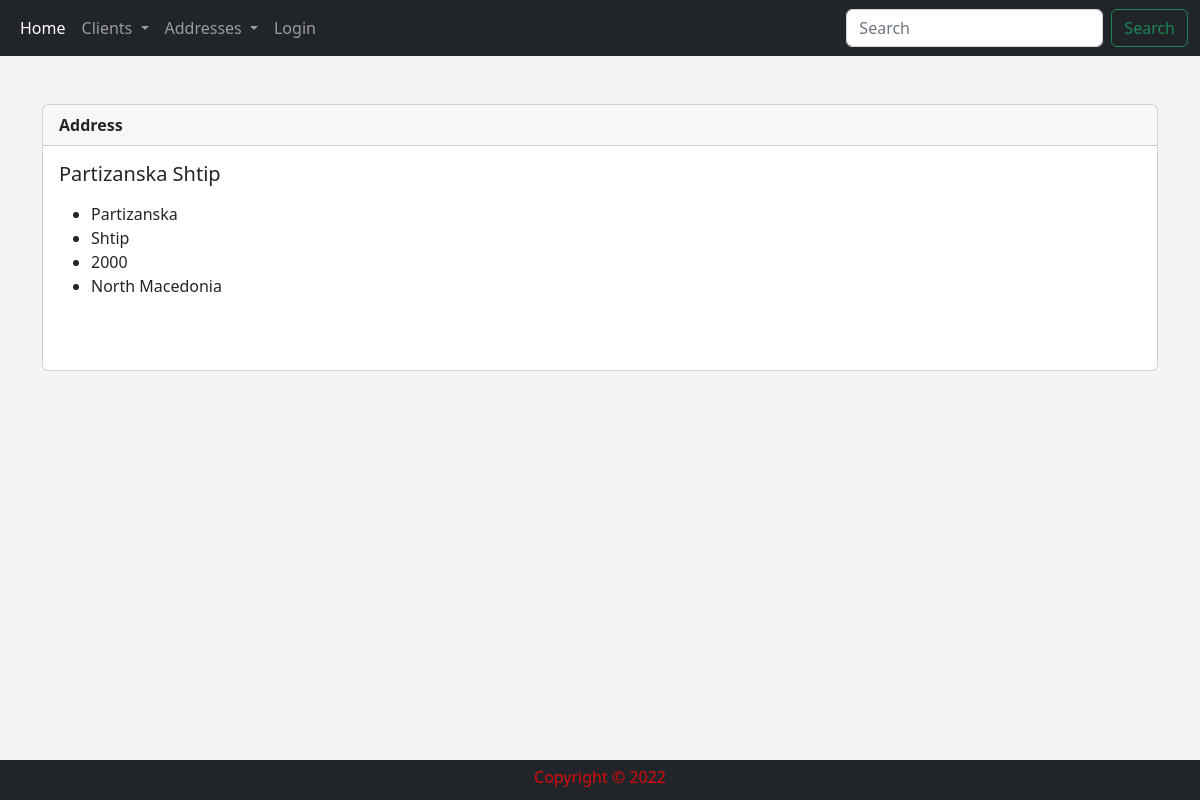
Page /show_address/2 on the committed database.
### addresses/models.py (models this page shows)
class Address(models.Model):
    street_name = models.CharField('Street Name', max_length=100)
    city = models.CharField('City', max_length=50)
    zip_code = models.CharField('Zip Code', max_length=15)
    country = models.CharField('Country', max_length=50)
    def __str__(self):
        return self.street_name + ' ' + self.city

### addresses/views.py (the view)
# urls.py: path('show_address/<address_id>', views.show_address, name='show_address'),
def show_address(request, address_id):
    address = Address.objects.get(pk=address_id)
    return render(request, 'addresses/show_address.html', {
        "address": address,
    })

### addresses/templates/addresses/show_address.html
{% extends 'addresses/base.html' %}
{% block content %}
        <br/>
        <div class="card">
          <div class="card-header">
              <strong>Address</strong>
          </div>
          <div class="card-body">
            <h5 class="card-title">{{ address }}</h5>
            <p class="card-text">
              <ul>
                <li>{{ address.street_name }}</li>
                <li>{{ address.city }}</li>
                <li>{{ address.zip_code }}</li>
                <li>{{ address.country }}</li>
              </ul>
              <br/>
            </p>
          </div>
        </div>
{% endblock %}

### addresses/static/addresses/main.css (style rules this page uses)
body { background: #f4f4f4 }

### rows in the picture
Address: street_name+city "Partizanska Shtip", street_name "Partizanska", city "Shtip", zip_code "2000", country "North Macedonia"
